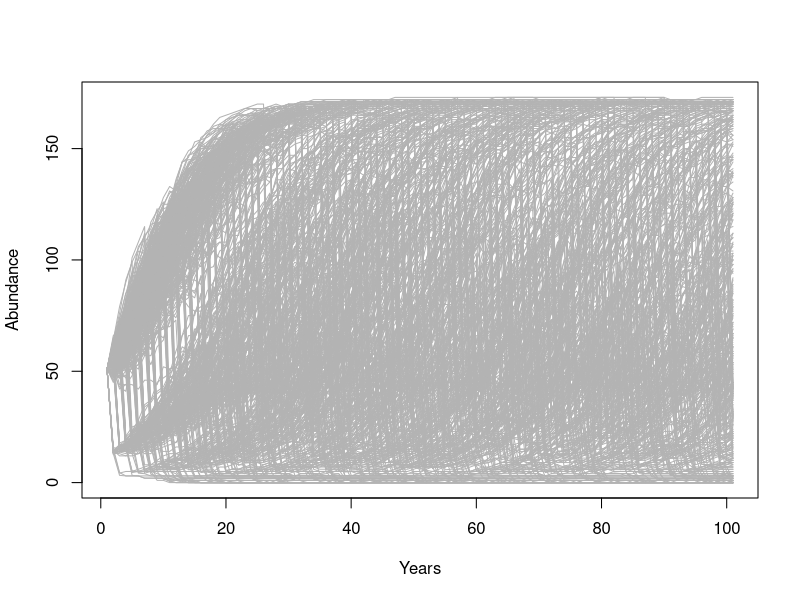
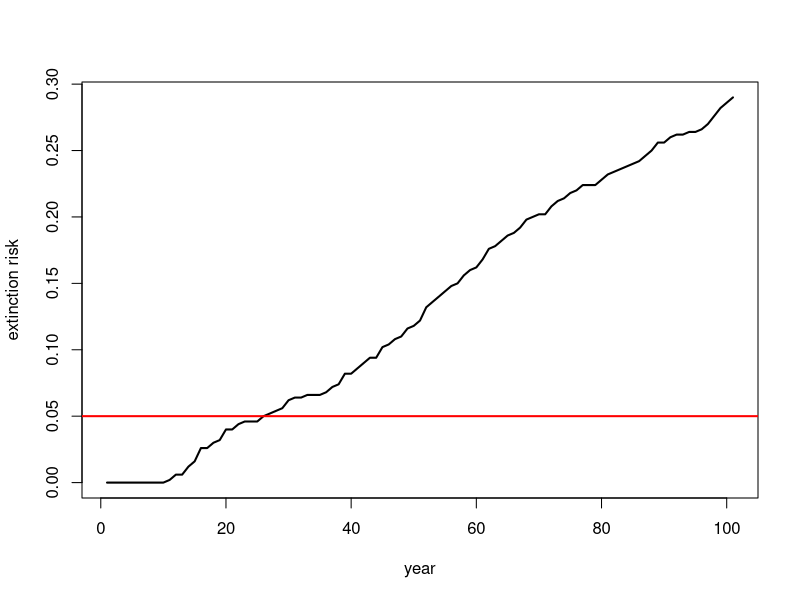
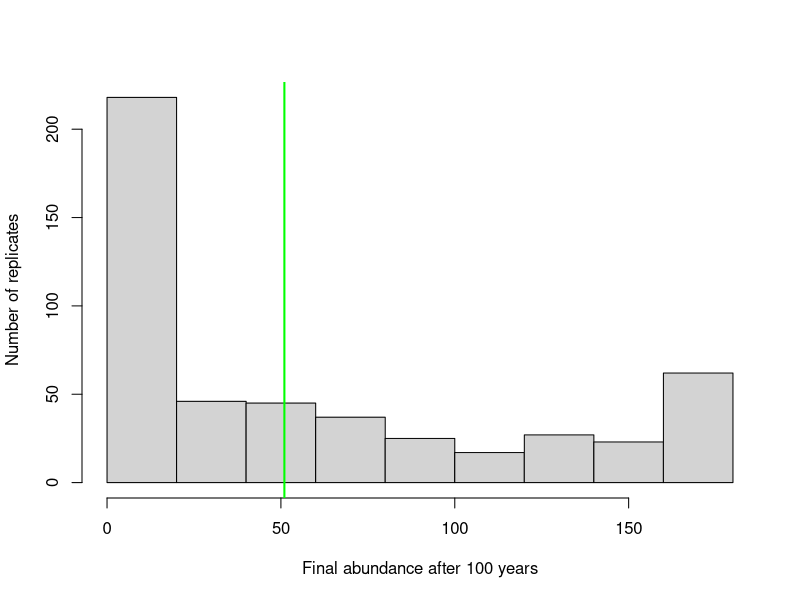
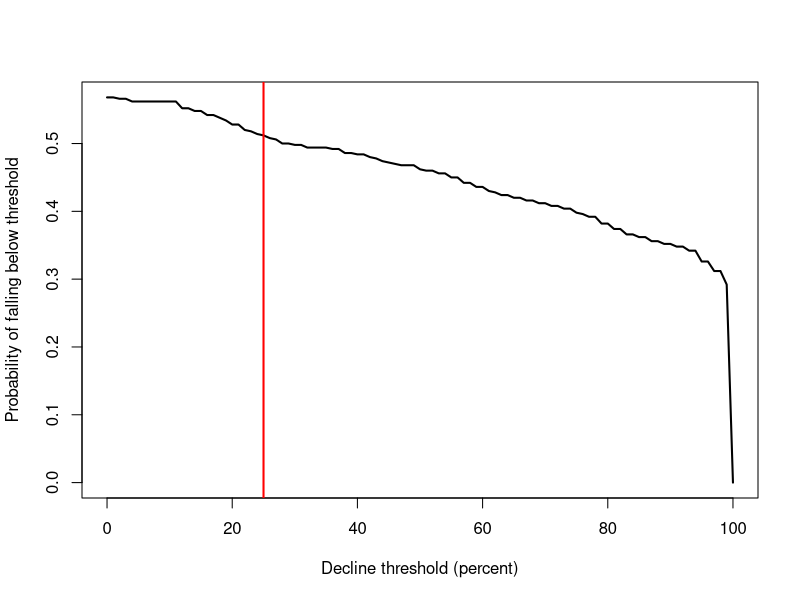
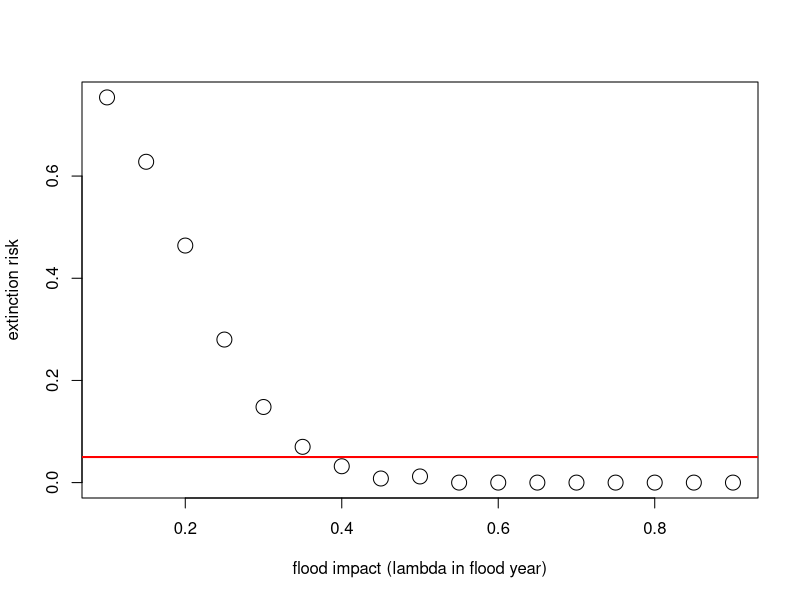

Write R code to recreate these figures, in order.
## ---- chunk 1
knitr::opts_chunk$set(echo = TRUE, cache = TRUE)
## ---- chunk 2
  
#  NRES 470/670, Lecture 12 -----------------------           
#   University of Nevada, Reno         
#   Population Viability Analysis 

## ---- chunk 3

# Demonstration PVA ---------------------------------

# STEP 1: conceptualize life history (we are modeling this population as a simple, single-stage stochastic model with density dependence)

# STEP 2: parameterize the model ---------------------------------

# Basic life history parameters

R_max <- 1.15       # Maximum rate of growth
Init_N <- 51        # Initial abundance
K <- 175            # Carrying capacity

# Environmental stochasticity ------------------------------------

SD_anngrowth <- 0.11  # standard deviation of annual growth rate

# Density-dependence (Ricker model) ----------------------------------

Ricker <- function(prev_abund){       # this is a function for computing next-year abundance -- includes env stochasticity
  prev_abund * exp(log(rnorm(1,R_max,SD_anngrowth))*(1-(prev_abund/K)))
}

# Catastrophe 

Flood_prob <- 0.05      # 5% chance of major flood
Flood_lambda <- 0.25    # 25% of population can survive a flood 

## ---- chunk 4

# STEP 3: add spatial structure (not applicable here)

# STEP 4: simulate!  -------------------------------

# Basic simulation parameters

nyears <- 100     # number of years
nreps <- 500      # number of replicates


PVAdemo <- function(nreps,nyears,Init_N,R_max,K,Flood_prob,Flood_lambda){
  #browser()
  PopArray2 <- array(0,dim=c((nyears+1),nreps))   # set up storage array
  
  ## start looping through replicates
  
  for(rep in 1:nreps){
    
    # set initial abundance
    PopArray2[1,rep] <- Init_N     # set the initial abundance
    
    ### loop through years
    for(y in 2:(nyears+1)){
      ### stochasticity and d-d
      nextyear <- max(0,trunc(Ricker(PopArray2[y-1,rep])))
      
      ### catastrophe
      if(runif(1)<Flood_prob) nextyear <- nextyear*Flood_lambda
      PopArray2[y,rep] <- nextyear 
    }
  }
  
  return(PopArray2)
}

### Run the PVA! -------------------

Default <- PVAdemo(nreps,nyears,Init_N,R_max,K,Flood_prob,Flood_lambda)

## ---- chunk 5

# STEP 5: results  ------------------------- 

# Graphical visualization

PlotCloud <- function(simdata){
  plot(c(1:101),simdata[,1],col=gray(0.7),type="l",ylim=c(0,max(simdata)),xlab="Years",ylab="Abundance")
  
  for(r in 2:ncol(simdata)){
    lines(c(1:101),simdata[,r],col=gray(0.7),type="l")
  }
}

PlotCloud(Default)

## ---- chunk 6

# Visualize extinction rates over time

Extinction_byyear <- function(simdata){
  apply(simdata,1,function(t)  length(which(t==0)))/ncol(simdata)
}

plot(c(1:101),Extinction_byyear(Default),type="l",lwd=2,xlab="year",ylab="extinction risk")
abline(h=0.05,col="red",lwd=2)



## ---- chunk 7

# visualize final abundance after 100 years relative to initial abundance

hist(Default[nrow(Default),],xlab="Final abundance after 100 years",ylab="Number of replicates",main="")
abline(v=Init_N,col="green",lwd=2)

## ---- chunk 8

# plot probabilities of different severities of decline

declines <- seq(0,100,by=1)
declineprob <- numeric(length(declines))

for(s in 1:length(declines)){
  declineprob[s] <- length(which(Default[nrow(Default),]<(Init_N-(declines[s]/100)*Init_N)))/ncol(Default)
}

plot(declines,declineprob,type="l",lwd=2,xlab="Decline threshold (percent)",ylab="Probability of falling below threshold")

abline(v=25,col="red",lwd=2)

## ---- chunk 9

# Plot extinction risk as a function of flood severity

Exctinction_risk <- function(simdata){
  length(which(simdata[nrow(simdata),]==0))/ncol(simdata)
}

flood_lambdas <- seq(0.9,0.1,by=-0.05)

all_scenarios <- numeric(length(flood_lambdas))
for(scenario in 1:length(flood_lambdas)){
  PVA <- PVAdemo(nreps,nyears,Init_N,R_max,K,Flood_prob,flood_lambdas[scenario])
  all_scenarios[scenario] <- Exctinction_risk(PVA)
}

plot(flood_lambdas,all_scenarios,type="p",cex=2,xlab="flood impact (lambda in flood year)",ylab="extinction risk")
abline(h=0.05,col="red",lwd=2)



